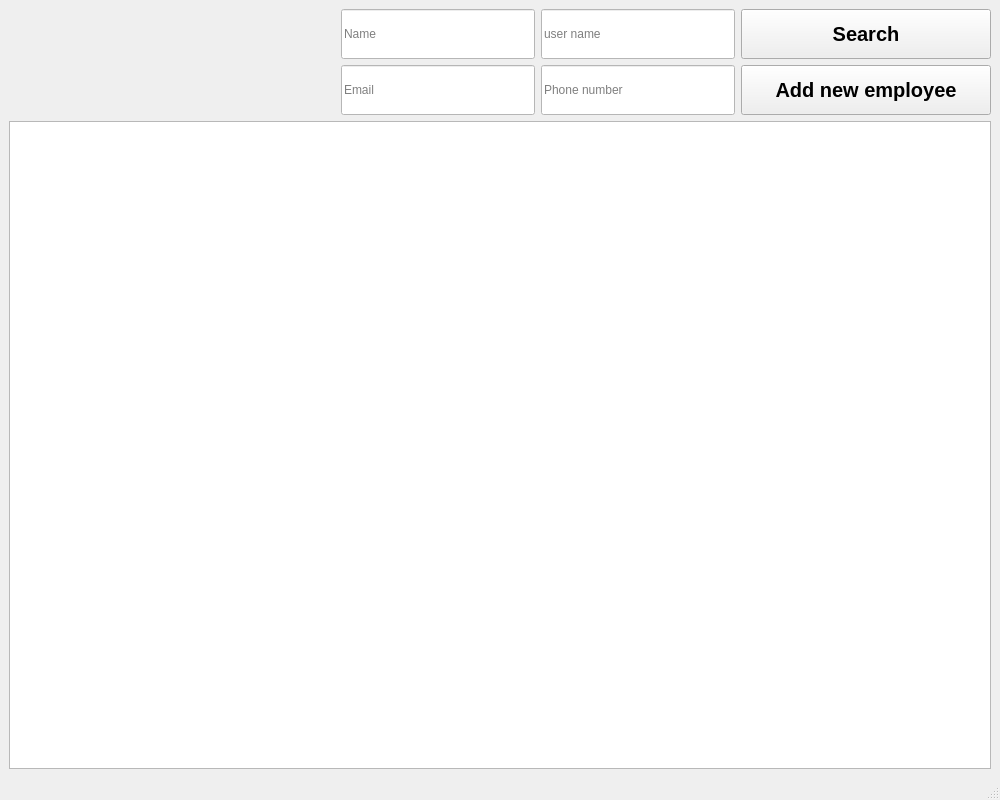
<?xml version="1.0" encoding="UTF-8"?>
<ui version="4.0">
 <class>employee_management_window</class>
 <widget class="QMainWindow" name="employee_management_window">
  <property name="geometry">
   <rect>
    <x>0</x>
    <y>0</y>
    <width>1000</width>
    <height>800</height>
   </rect>
  </property>
  <property name="sizePolicy">
   <sizepolicy hsizetype="Expanding" vsizetype="Expanding">
    <horstretch>7</horstretch>
    <verstretch>7</verstretch>
   </sizepolicy>
  </property>
  <property name="minimumSize">
   <size>
    <width>1000</width>
    <height>800</height>
   </size>
  </property>
  <property name="maximumSize">
   <size>
    <width>1000000</width>
    <height>1000000</height>
   </size>
  </property>
  <property name="windowTitle">
   <string>Employee management</string>
  </property>
  <property name="styleSheet">
   <string notr="true"/>
  </property>
  <widget class="QWidget" name="centralwidget">
   <property name="styleSheet">
    <string notr="true"/>
   </property>
   <layout class="QVBoxLayout" name="verticalLayout">
    <item>
     <layout class="QHBoxLayout" name="horizontalLayout">
      <property name="bottomMargin">
       <number>0</number>
      </property>
      <item>
       <spacer name="horizontalSpacer">
        <property name="orientation">
         <enum>Qt::Horizontal</enum>
        </property>
        <property name="sizeType">
         <enum>QSizePolicy::Expanding</enum>
        </property>
        <property name="sizeHint" stdset="0">
         <size>
          <width>80</width>
          <height>20</height>
         </size>
        </property>
       </spacer>
      </item>
      <item>
       <widget class="QLineEdit" name="name_line_edit">
        <property name="sizePolicy">
         <sizepolicy hsizetype="Preferred" vsizetype="Preferred">
          <horstretch>0</horstretch>
          <verstretch>0</verstretch>
         </sizepolicy>
        </property>
        <property name="minimumSize">
         <size>
          <width>194</width>
          <height>50</height>
         </size>
        </property>
        <property name="maximumSize">
         <size>
          <width>194</width>
          <height>50</height>
         </size>
        </property>
        <property name="layoutDirection">
         <enum>Qt::LeftToRight</enum>
        </property>
        <property name="styleSheet">
         <string notr="true">background-color:white;</string>
        </property>
        <property name="placeholderText">
         <string>Name</string>
        </property>
       </widget>
      </item>
      <item>
       <widget class="QLineEdit" name="username_line_edit">
        <property name="sizePolicy">
         <sizepolicy hsizetype="Preferred" vsizetype="Preferred">
          <horstretch>0</horstretch>
          <verstretch>0</verstretch>
         </sizepolicy>
        </property>
        <property name="minimumSize">
         <size>
          <width>194</width>
          <height>50</height>
         </size>
        </property>
        <property name="maximumSize">
         <size>
          <width>194</width>
          <height>50</height>
         </size>
        </property>
        <property name="layoutDirection">
         <enum>Qt::LeftToRight</enum>
        </property>
        <property name="styleSheet">
         <string notr="true">background-color:white;</string>
        </property>
        <property name="placeholderText">
         <string>user name</string>
        </property>
       </widget>
      </item>
      <item>
       <widget class="QPushButton" name="search_employee_btn">
        <property name="sizePolicy">
         <sizepolicy hsizetype="Preferred" vsizetype="Preferred">
          <horstretch>0</horstretch>
          <verstretch>0</verstretch>
         </sizepolicy>
        </property>
        <property name="minimumSize">
         <size>
          <width>250</width>
          <height>50</height>
         </size>
        </property>
        <property name="maximumSize">
         <size>
          <width>400</width>
          <height>100</height>
         </size>
        </property>
        <property name="font">
         <font>
          <pointsize>15</pointsize>
          <bold>true</bold>
          <underline>false</underline>
          <strikeout>false</strikeout>
         </font>
        </property>
        <property name="autoFillBackground">
         <bool>false</bool>
        </property>
        <property name="styleSheet">
         <string notr="true"/>
        </property>
        <property name="text">
         <string>Search</string>
        </property>
       </widget>
      </item>
     </layout>
    </item>
    <item>
     <layout class="QHBoxLayout" name="horizontalLayout_2">
      <property name="bottomMargin">
       <number>0</number>
      </property>
      <item>
       <spacer name="horizontalSpacer_2">
        <property name="orientation">
         <enum>Qt::Horizontal</enum>
        </property>
        <property name="sizeType">
         <enum>QSizePolicy::Expanding</enum>
        </property>
        <property name="sizeHint" stdset="0">
         <size>
          <width>80</width>
          <height>20</height>
         </size>
        </property>
       </spacer>
      </item>
      <item>
       <widget class="QLineEdit" name="email_line_edit">
        <property name="sizePolicy">
         <sizepolicy hsizetype="Preferred" vsizetype="Fixed">
          <horstretch>0</horstretch>
          <verstretch>0</verstretch>
         </sizepolicy>
        </property>
        <property name="minimumSize">
         <size>
          <width>194</width>
          <height>50</height>
         </size>
        </property>
        <property name="maximumSize">
         <size>
          <width>194</width>
          <height>50</height>
         </size>
        </property>
        <property name="styleSheet">
         <string notr="true">background-color:white;</string>
        </property>
        <property name="placeholderText">
         <string>Email</string>
        </property>
       </widget>
      </item>
      <item>
       <widget class="QLineEdit" name="phone_number_line_edit">
        <property name="sizePolicy">
         <sizepolicy hsizetype="Preferred" vsizetype="Fixed">
          <horstretch>0</horstretch>
          <verstretch>0</verstretch>
         </sizepolicy>
        </property>
        <property name="minimumSize">
         <size>
          <width>194</width>
          <height>50</height>
         </size>
        </property>
        <property name="maximumSize">
         <size>
          <width>194</width>
          <height>50</height>
         </size>
        </property>
        <property name="layoutDirection">
         <enum>Qt::LeftToRight</enum>
        </property>
        <property name="styleSheet">
         <string notr="true">background-color:white;</string>
        </property>
        <property name="placeholderText">
         <string>Phone number</string>
        </property>
       </widget>
      </item>
      <item>
       <widget class="QPushButton" name="add_employee_btn">
        <property name="sizePolicy">
         <sizepolicy hsizetype="Preferred" vsizetype="Fixed">
          <horstretch>0</horstretch>
          <verstretch>0</verstretch>
         </sizepolicy>
        </property>
        <property name="minimumSize">
         <size>
          <width>250</width>
          <height>50</height>
         </size>
        </property>
        <property name="maximumSize">
         <size>
          <width>400</width>
          <height>100</height>
         </size>
        </property>
        <property name="font">
         <font>
          <pointsize>15</pointsize>
          <bold>true</bold>
          <underline>false</underline>
          <strikeout>false</strikeout>
         </font>
        </property>
        <property name="styleSheet">
         <string notr="true"/>
        </property>
        <property name="text">
         <string>Add new employee</string>
        </property>
       </widget>
      </item>
     </layout>
    </item>
    <item>
     <widget class="QTableView" name="employees_table_view">
      <attribute name="horizontalHeaderCascadingSectionResizes">
       <bool>true</bool>
      </attribute>
     </widget>
    </item>
   </layout>
  </widget>
  <widget class="QMenuBar" name="menubar">
   <property name="geometry">
    <rect>
     <x>0</x>
     <y>0</y>
     <width>1000</width>
     <height>19</height>
    </rect>
   </property>
  </widget>
  <widget class="QStatusBar" name="statusbar"/>
 </widget>
 <resources/>
 <connections/>
</ui>
